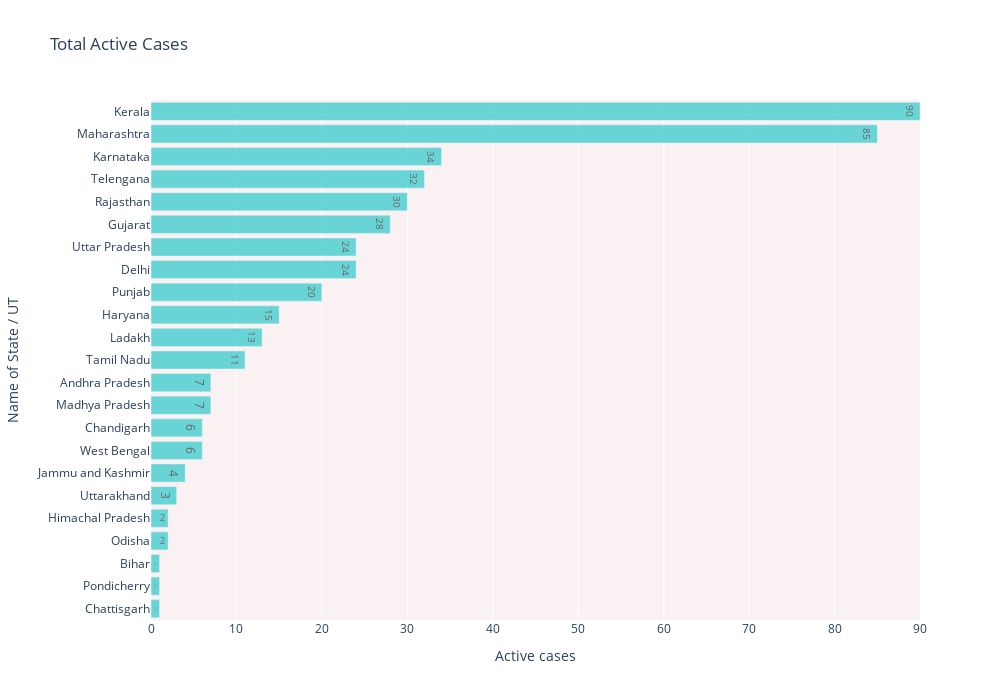

The notebook cell this image was saved under:
### Code cell
fig = px.bar(df.sort_values('Active cases', ascending=False).sort_values('Active cases', ascending=True), 
             x="Active cases", y="Name of State / UT", 
             title='Total Active Cases', 
             text='Active cases', 
             orientation='h', 
             width=1000, height=700, range_x = [0, max(df['Active cases'])])
fig.update_traces(marker_color='#46cdcf', opacity=0.8, textposition='inside')

fig.update_layout(plot_bgcolor='rgb(250, 242, 242)')
fig.show()

### Figure 1 — Plotly figure (JSON) as saved in the notebook; plotly's stock layout.template omitted (floating-point values rounded to 4 significant figures)
{"data": [{"alignmentgroup": "True", "hoverlabel": {"namelength": 0}, "hovertemplate": "Active cases=%{text}<br>Name of State / UT=%{y}", "legendgroup": "", "marker": {"color": "#46cdcf"}, "name": "", "offsetgroup": "", "opacity": 0.8, "orientation": "h", "showlegend": false, "text": [1.0, 1.0, 1.0, 2.0, 2.0, 3.0, 4.0, 6.0, 6.0, 7.0, 7.0, 11.0, 13.0, 15.0, 20.0, 24.0, 24.0, 28.0, 30.0, 32.0, 34.0, 85.0, 90.0], "textposition": "inside", "type": "bar", "x": [1, 1, 1, 2, 2, 3, 4, 6, 6, 7, 7, 11, 13, 15, 20, 24, 24, 28, 30, 32, 34, 85, 90], "xaxis": "x", "y": ["Chattisgarh", "Pondicherry", "Bihar", "Odisha", "Himachal Pradesh", "Uttarakhand", "Jammu and Kashmir", "West Bengal", "Chandigarh", "Madhya Pradesh", "Andhra Pradesh", "Tamil Nadu", "Ladakh", "Haryana", "Punjab", "Delhi", "Uttar Pradesh", "Gujarat", "Rajasthan", "Telengana", "Karnataka", "Maharashtra", "Kerala"], "yaxis": "y"}], "layout": {"barmode": "relative", "height": 700, "legend": {"tracegroupgap": 0}, "plot_bgcolor": "rgb(250, 242, 242)", "title": {"text": "Total Active Cases"}, "width": 1000, "xaxis": {"anchor": "y", "domain": [0.0, 1.0], "range": [0, 90], "title": {"text": "Active cases"}}, "yaxis": {"anchor": "x", "domain": [0.0, 1.0], "title": {"text": "Name of State / UT"}}}}
